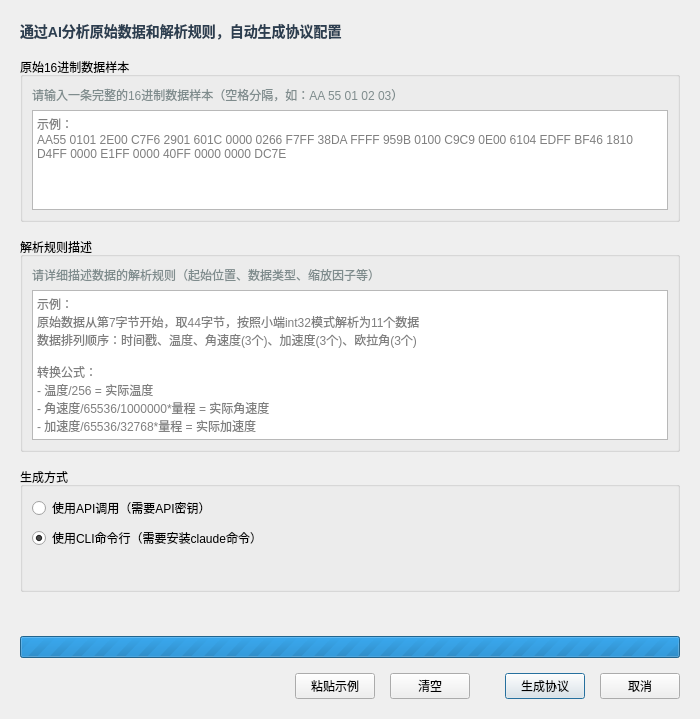
<?xml version="1.0" encoding="UTF-8"?>
<ui version="4.0">
 <class>AIProtocolInputDialog</class>
 <widget class="QDialog" name="AIProtocolInputDialog">
  <property name="geometry">
   <rect>
    <x>0</x>
    <y>0</y>
    <width>700</width>
    <height>600</height>
   </rect>
  </property>
  <property name="windowTitle">
   <string>AI智能协议生成</string>
  </property>
  <layout class="QVBoxLayout" name="mainLayout">
   <property name="spacing">
    <number>15</number>
   </property>
   <property name="leftMargin">
    <number>20</number>
   </property>
   <property name="topMargin">
    <number>20</number>
   </property>
   <property name="rightMargin">
    <number>20</number>
   </property>
   <property name="bottomMargin">
    <number>20</number>
   </property>
   <item>
    <widget class="QLabel" name="titleLabel">
     <property name="text">
      <string>通过AI分析原始数据和解析规则，自动生成协议配置</string>
     </property>
     <property name="styleSheet">
      <string notr="true">font-size: 14px; font-weight: bold; color: #2c3e50;</string>
     </property>
    </widget>
   </item>
   <item>
    <widget class="QGroupBox" name="dataGroup">
     <property name="title">
      <string>原始16进制数据样本</string>
     </property>
     <layout class="QVBoxLayout" name="dataLayout">
      <item>
       <widget class="QLabel" name="dataHint">
        <property name="text">
         <string>请输入一条完整的16进制数据样本（空格分隔，如：AA 55 01 02 03）</string>
        </property>
        <property name="styleSheet">
         <string notr="true">color: #7f8c8d; font-size: 12px;</string>
        </property>
       </widget>
      </item>
      <item>
       <widget class="QTextEdit" name="rawDataEdit">
        <property name="minimumSize">
         <size>
          <width>0</width>
          <height>100</height>
         </size>
        </property>
        <property name="maximumSize">
         <size>
          <width>16777215</width>
          <height>150</height>
         </size>
        </property>
        <property name="placeholderText">
         <string>示例：
AA55 0101 2E00 C7F6 2901 601C 0000 0266 F7FF 38DA FFFF 959B 0100 C9C9 0E00 6104 EDFF BF46 1810 D4FF 0000 E1FF 0000 40FF 0000 0000 DC7E</string>
        </property>
       </widget>
      </item>
     </layout>
    </widget>
   </item>
   <item>
    <widget class="QGroupBox" name="rulesGroup">
     <property name="title">
      <string>解析规则描述</string>
     </property>
     <layout class="QVBoxLayout" name="rulesLayout">
      <item>
       <widget class="QLabel" name="rulesHint">
        <property name="text">
         <string>请详细描述数据的解析规则（起始位置、数据类型、缩放因子等）</string>
        </property>
        <property name="styleSheet">
         <string notr="true">color: #7f8c8d; font-size: 12px;</string>
        </property>
       </widget>
      </item>
      <item>
       <widget class="QTextEdit" name="rulesEdit">
        <property name="minimumSize">
         <size>
          <width>0</width>
          <height>150</height>
         </size>
        </property>
        <property name="placeholderText">
         <string>示例：
原始数据从第7字节开始，取44字节，按照小端int32模式解析为11个数据
数据排列顺序：时间戳、温度、角速度(3个)、加速度(3个)、欧拉角(3个)

转换公式：
- 温度/256 = 实际温度
- 角速度/65536/1000000*量程 = 实际角速度
- 加速度/65536/32768*量程 = 实际加速度
- 欧拉角转成I16后*180/32768 = 实际欧拉角</string>
        </property>
       </widget>
      </item>
     </layout>
    </widget>
   </item>
   <item>
    <widget class="QGroupBox" name="methodGroup">
     <property name="title">
      <string>生成方式</string>
     </property>
     <layout class="QVBoxLayout" name="methodLayout">
      <item>
       <widget class="QRadioButton" name="useAPIRadio">
        <property name="text">
         <string>使用API调用（需要API密钥）</string>
        </property>
       </widget>
      </item>
      <item>
       <widget class="QRadioButton" name="useCLIRadio">
        <property name="text">
         <string>使用CLI命令行（需要安装claude命令）</string>
        </property>
        <property name="checked">
         <bool>true</bool>
        </property>
       </widget>
      </item>
      <item>
       <widget class="QLabel" name="methodHintLabel">
        <property name="styleSheet">
         <string notr="true">color: #3498db; font-size: 12px; padding: 5px;</string>
        </property>
        <property name="wordWrap">
         <bool>true</bool>
        </property>
       </widget>
      </item>
     </layout>
    </widget>
   </item>
   <item>
    <widget class="QLabel" name="statusLabel">
     <property name="styleSheet">
      <string notr="true">color: #27ae60; font-weight: bold;</string>
     </property>
     <property name="wordWrap">
      <bool>true</bool>
     </property>
    </widget>
   </item>
   <item>
    <widget class="QProgressBar" name="progressBar">
     <property name="visible">
      <bool>false</bool>
     </property>
     <property name="minimum">
      <number>0</number>
     </property>
     <property name="maximum">
      <number>0</number>
     </property>
    </widget>
   </item>
   <item>
    <spacer name="verticalSpacer">
     <property name="orientation">
      <enum>Qt::Vertical</enum>
     </property>
     <property name="sizeHint" stdset="0">
      <size>
       <width>20</width>
       <height>40</height>
      </size>
     </property>
    </spacer>
   </item>
   <item>
    <layout class="QHBoxLayout" name="buttonLayout">
     <item>
      <spacer name="horizontalSpacer">
       <property name="orientation">
        <enum>Qt::Horizontal</enum>
       </property>
       <property name="sizeHint" stdset="0">
        <size>
         <width>40</width>
         <height>20</height>
        </size>
       </property>
      </spacer>
     </item>
     <item>
      <widget class="QPushButton" name="pasteExampleBtn">
       <property name="text">
        <string>粘贴示例</string>
       </property>
      </widget>
     </item>
     <item>
      <widget class="QPushButton" name="clearBtn">
       <property name="text">
        <string>清空</string>
       </property>
      </widget>
     </item>
     <item>
      <spacer name="horizontalSpacer_2">
       <property name="orientation">
        <enum>Qt::Horizontal</enum>
       </property>
       <property name="sizeType">
        <enum>QSizePolicy::Fixed</enum>
       </property>
       <property name="sizeHint" stdset="0">
        <size>
         <width>20</width>
         <height>20</height>
        </size>
       </property>
      </spacer>
     </item>
     <item>
      <widget class="QPushButton" name="generateBtn">
       <property name="text">
        <string>生成协议</string>
       </property>
       <property name="default">
        <bool>true</bool>
       </property>
      </widget>
     </item>
     <item>
      <widget class="QPushButton" name="cancelBtn">
       <property name="text">
        <string>取消</string>
       </property>
      </widget>
     </item>
    </layout>
   </item>
  </layout>
 </widget>
 <resources/>
 <connections/>
</ui>
